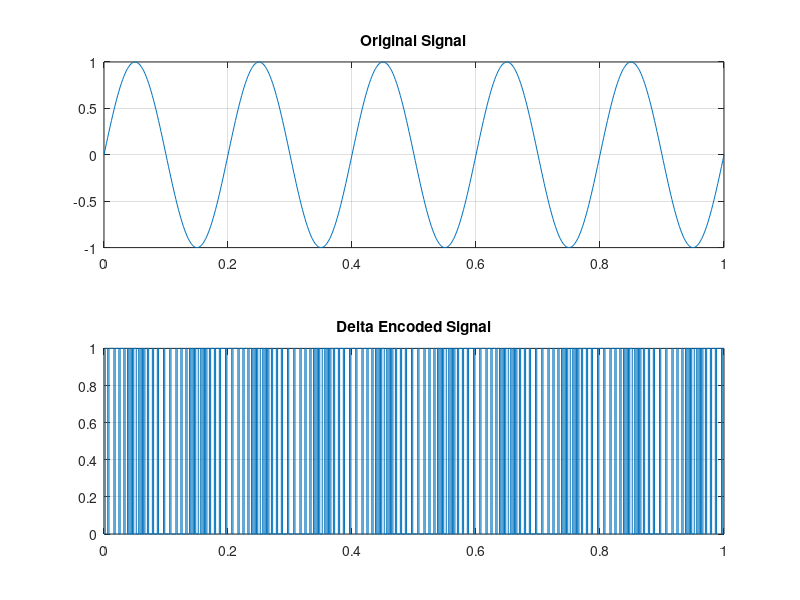

Source code (MATLAB):
Fs = 500;                      
t = 0:1/Fs:1;                  
x = sin(2*pi*5*t);             
delta = 0.1;

e = zeros(size(t));
y = 0;

for i = 2:length(t)
    if x(i) > y
        e(i) = 1;  y = y + delta;
    else
        e(i) = 0;  y = y - delta;
    end
end

figure;
subplot(2,1,1); plot(t,x); title('Original Signal'); grid on;
subplot(2,1,2); stairs(t,e); title('Delta Encoded Signal'); grid on;